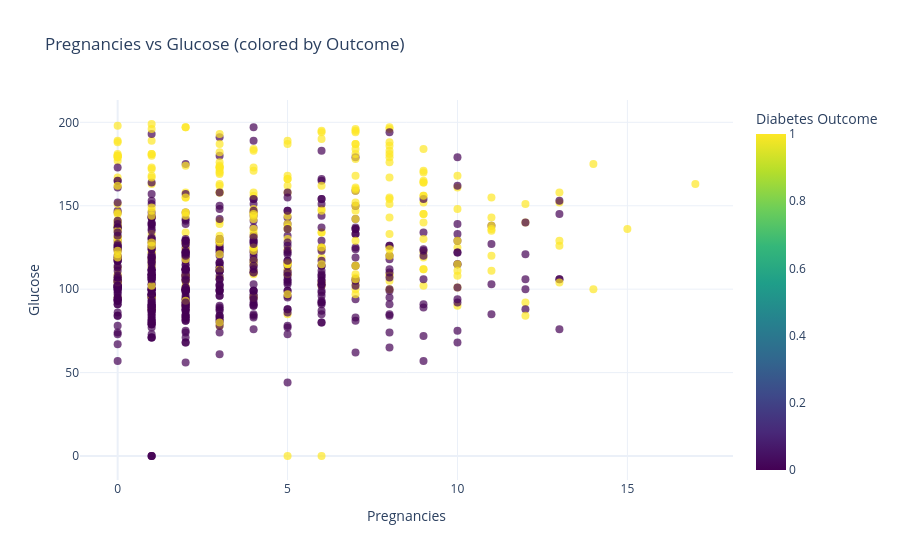
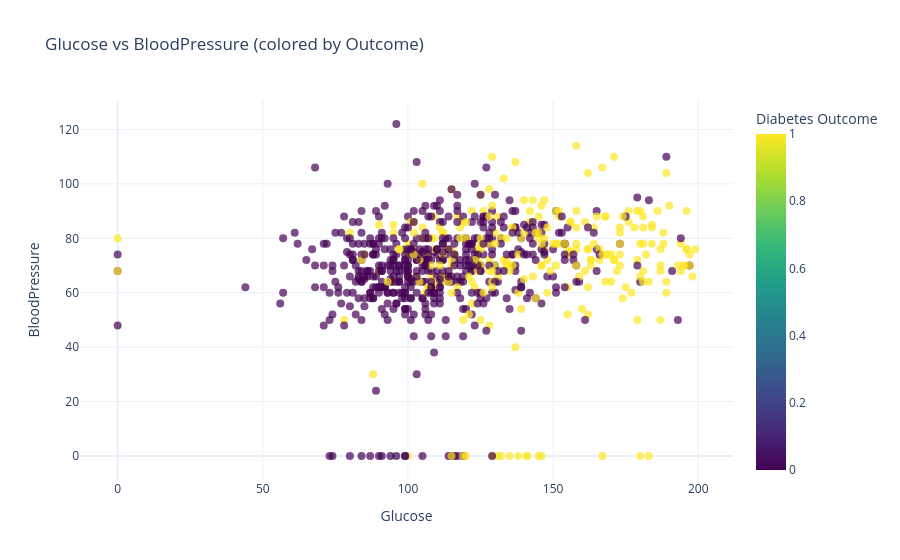
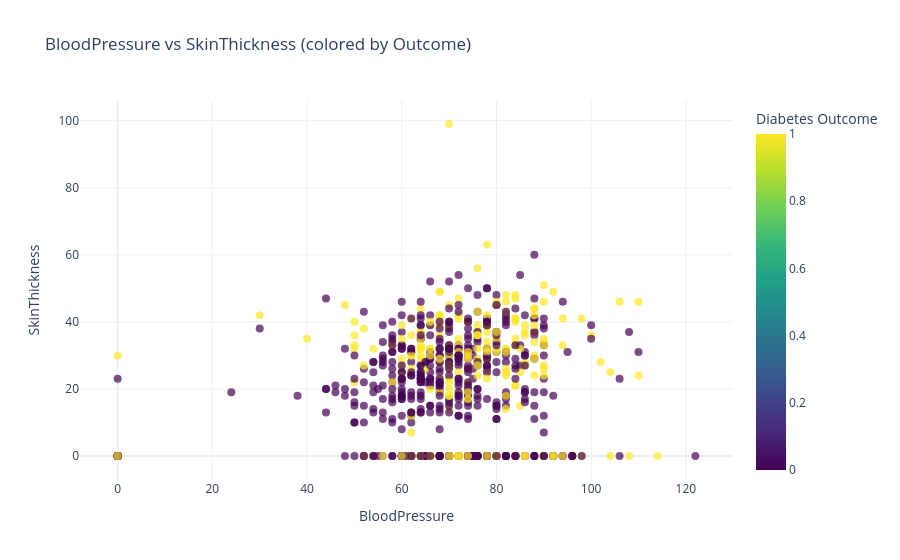
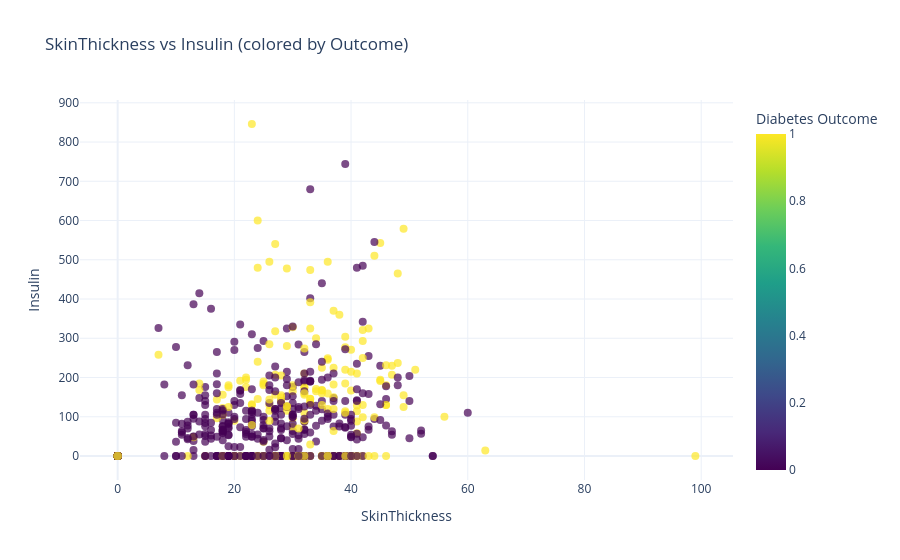

Here is the notebook cell these charts were saved with, in order:
### Code cell
features = [col for col in df.columns if col != 'Outcome']

# Create and show a scatter plot for each consecutive pair of features
for i in range(len(features) - 1):
    x_col = features[i]
    y_col = features[i + 1]
    
    fig = px.scatter(
        df,
        x=x_col,
        y=y_col,
        color='Outcome',
        title=f'{x_col} vs {y_col} (colored by Outcome)',
        labels={'Outcome': 'Diabetes Outcome'},
        color_continuous_scale='Viridis',  # or use 'Rainbow' for discrete? Outcome is numeric 0/1
        hover_data=df.columns.tolist()     # show all values on hover
    )
    # Improve discrete color mapping (0 and 1)
    fig.update_traces(marker=dict(size=8, opacity=0.7))
    fig.update_layout(
        xaxis_title=x_col,
        yaxis_title=y_col,
        legend_title_text='Outcome',
        template='plotly_white'
    )
    fig.show()

### Figure 1 — Plotly figure (JSON) as saved in the notebook; plotly's stock layout.template omitted (floating-point values rounded to 4 significant figures; data arrays with more than 128 entries replaced by an {"elided": "..."} marker saying what was removed)
{"data": [{"customdata": {"elided": "768x7 float values"}, "hovertemplate": "Pregnancies=%{x}<br>Glucose=%{y}<br>BloodPressure=%{customdata[0]}<br>SkinThickness=%{customdata[1]}<br>Insulin=%{customdata[2]}<br>BMI=%{customdata[3]}<br>DiabetesPedigreeFunction=%{customdata[4]}<br>Age=%{customdata[5]}<br>Diabetes Outcome=%{marker.color}<extra></extra>", "legendgroup": "", "marker": {"color": {"elided": "768 int values"}, "coloraxis": "coloraxis", "opacity": 0.7, "size": 8, "symbol": "circle"}, "mode": "markers", "name": "", "orientation": "v", "showlegend": false, "type": "scatter", "x": {"elided": "768 int values"}, "xaxis": "x", "y": {"elided": "768 int values"}, "yaxis": "y"}], "layout": {"coloraxis": {"colorbar": {"title": {"text": "Diabetes Outcome"}}, "colorscale": [[0, "#440154"], [0.1111, "#482878"], [0.2222, "#3e4989"], [0.3333, "#31688e"], [0.4444, "#26828e"], [0.5556, "#1f9e89"], [0.6667, "#35b779"], [0.7778, "#6ece58"], [0.8889, "#b5de2b"], [1, "#fde725"]]}, "legend": {"title": {"text": "Outcome"}, "tracegroupgap": 0}, "title": {"text": "Pregnancies vs Glucose (colored by Outcome)"}, "xaxis": {"anchor": "y", "domain": [0, 1], "title": {"text": "Pregnancies"}}, "yaxis": {"anchor": "x", "domain": [0, 1], "title": {"text": "Glucose"}}}}

### Figure 2 — Plotly figure (JSON) as saved in the notebook; plotly's stock layout.template omitted (floating-point values rounded to 4 significant figures; data arrays with more than 128 entries replaced by an {"elided": "..."} marker saying what was removed)
{"data": [{"customdata": {"elided": "768x7 float values"}, "hovertemplate": "Glucose=%{x}<br>BloodPressure=%{y}<br>Pregnancies=%{customdata[0]}<br>SkinThickness=%{customdata[1]}<br>Insulin=%{customdata[2]}<br>BMI=%{customdata[3]}<br>DiabetesPedigreeFunction=%{customdata[4]}<br>Age=%{customdata[5]}<br>Diabetes Outcome=%{marker.color}<extra></extra>", "legendgroup": "", "marker": {"color": {"elided": "768 int values"}, "coloraxis": "coloraxis", "opacity": 0.7, "size": 8, "symbol": "circle"}, "mode": "markers", "name": "", "orientation": "v", "showlegend": false, "type": "scatter", "x": {"elided": "768 int values"}, "xaxis": "x", "y": {"elided": "768 int values"}, "yaxis": "y"}], "layout": {"coloraxis": {"colorbar": {"title": {"text": "Diabetes Outcome"}}, "colorscale": [[0, "#440154"], [0.1111, "#482878"], [0.2222, "#3e4989"], [0.3333, "#31688e"], [0.4444, "#26828e"], [0.5556, "#1f9e89"], [0.6667, "#35b779"], [0.7778, "#6ece58"], [0.8889, "#b5de2b"], [1, "#fde725"]]}, "legend": {"title": {"text": "Outcome"}, "tracegroupgap": 0}, "title": {"text": "Glucose vs BloodPressure (colored by Outcome)"}, "xaxis": {"anchor": "y", "domain": [0, 1], "title": {"text": "Glucose"}}, "yaxis": {"anchor": "x", "domain": [0, 1], "title": {"text": "BloodPressure"}}}}

### Figure 3 — Plotly figure (JSON) as saved in the notebook; plotly's stock layout.template omitted (floating-point values rounded to 4 significant figures; data arrays with more than 128 entries replaced by an {"elided": "..."} marker saying what was removed)
{"data": [{"customdata": {"elided": "768x7 float values"}, "hovertemplate": "BloodPressure=%{x}<br>SkinThickness=%{y}<br>Pregnancies=%{customdata[0]}<br>Glucose=%{customdata[1]}<br>Insulin=%{customdata[2]}<br>BMI=%{customdata[3]}<br>DiabetesPedigreeFunction=%{customdata[4]}<br>Age=%{customdata[5]}<br>Diabetes Outcome=%{marker.color}<extra></extra>", "legendgroup": "", "marker": {"color": {"elided": "768 int values"}, "coloraxis": "coloraxis", "opacity": 0.7, "size": 8, "symbol": "circle"}, "mode": "markers", "name": "", "orientation": "v", "showlegend": false, "type": "scatter", "x": {"elided": "768 int values"}, "xaxis": "x", "y": {"elided": "768 int values"}, "yaxis": "y"}], "layout": {"coloraxis": {"colorbar": {"title": {"text": "Diabetes Outcome"}}, "colorscale": [[0, "#440154"], [0.1111, "#482878"], [0.2222, "#3e4989"], [0.3333, "#31688e"], [0.4444, "#26828e"], [0.5556, "#1f9e89"], [0.6667, "#35b779"], [0.7778, "#6ece58"], [0.8889, "#b5de2b"], [1, "#fde725"]]}, "legend": {"title": {"text": "Outcome"}, "tracegroupgap": 0}, "title": {"text": "BloodPressure vs SkinThickness (colored by Outcome)"}, "xaxis": {"anchor": "y", "domain": [0, 1], "title": {"text": "BloodPressure"}}, "yaxis": {"anchor": "x", "domain": [0, 1], "title": {"text": "SkinThickness"}}}}

### Figure 4 — Plotly figure (JSON) as saved in the notebook; plotly's stock layout.template omitted (floating-point values rounded to 4 significant figures; data arrays with more than 128 entries replaced by an {"elided": "..."} marker saying what was removed)
{"data": [{"customdata": {"elided": "768x7 float values"}, "hovertemplate": "SkinThickness=%{x}<br>Insulin=%{y}<br>Pregnancies=%{customdata[0]}<br>Glucose=%{customdata[1]}<br>BloodPressure=%{customdata[2]}<br>BMI=%{customdata[3]}<br>DiabetesPedigreeFunction=%{customdata[4]}<br>Age=%{customdata[5]}<br>Diabetes Outcome=%{marker.color}<extra></extra>", "legendgroup": "", "marker": {"color": {"elided": "768 int values"}, "coloraxis": "coloraxis", "opacity": 0.7, "size": 8, "symbol": "circle"}, "mode": "markers", "name": "", "orientation": "v", "showlegend": false, "type": "scatter", "x": {"elided": "768 int values"}, "xaxis": "x", "y": {"elided": "768 int values"}, "yaxis": "y"}], "layout": {"coloraxis": {"colorbar": {"title": {"text": "Diabetes Outcome"}}, "colorscale": [[0, "#440154"], [0.1111, "#482878"], [0.2222, "#3e4989"], [0.3333, "#31688e"], [0.4444, "#26828e"], [0.5556, "#1f9e89"], [0.6667, "#35b779"], [0.7778, "#6ece58"], [0.8889, "#b5de2b"], [1, "#fde725"]]}, "legend": {"title": {"text": "Outcome"}, "tracegroupgap": 0}, "title": {"text": "SkinThickness vs Insulin (colored by Outcome)"}, "xaxis": {"anchor": "y", "domain": [0, 1], "title": {"text": "SkinThickness"}}, "yaxis": {"anchor": "x", "domain": [0, 1], "title": {"text": "Insulin"}}}}
